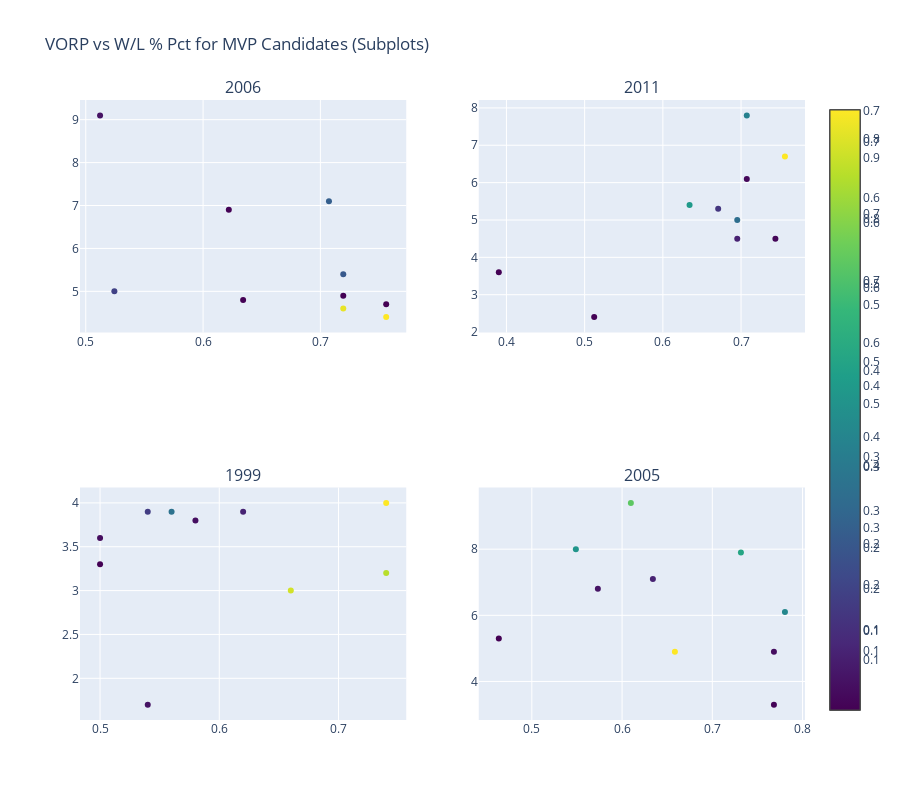

Source (notebook cell):
### Code cell
fig = make_subplots(rows=2, cols=2, subplot_titles=[f'{year}' for year in years_to_plot], start_cell="bottom-left")

#fig.add_trace(go.Scatter(x=df99["wl_pct"], y=df99["WS/48"],mode='markers', marker_color=df99['Share'], text=df99['Player']), row=1, col=1)
fig.add_trace(go.Scatter(x=df99["wl_pct"], y=df99["value_over_replacement_player"],mode='markers', marker=dict(color=df99['Share'], colorscale='Viridis', showscale=True), 
                text=df99['Player']), row=1, col=1)
fig.add_trace(go.Scatter(x=df05["wl_pct"], y=df05["value_over_replacement_player"], mode='markers',marker=dict(color=df05['Share'], colorscale='Viridis', showscale=True), text=df05['Player']), row=2, col=1)
fig.add_trace(go.Scatter(x=df06["wl_pct"], y=df06["value_over_replacement_player"], mode='markers',marker=dict(color=df06['Share'], colorscale='Viridis', showscale=True), text=df06['Player']), row=1, col=2)
fig.add_trace(go.Scatter(x=df11["wl_pct"], y=df11["value_over_replacement_player"],mode='markers', marker=dict(color=df11['Share'], colorscale='Viridis', showscale=True), text=df11['Player']), row=2, col=2)

#for i, year in enumerate(years_to_plot, start=1):
    #subplot_df = df[df['Year'] == year]
    #scatter_fig = px.scatter(subplot_df, x="wl_pct", y="WS/48", color='MVP', hover_data=['Player', 'Year'])
    #fig.add_trace(scatter_fig['data'][0], row=i // 2 + 1, col=i % 2 + 1)

fig.update_layout(height=800, title_text='VORP vs W/L % Pct for MVP Candidates (Subplots)', showlegend=False)
fig.show()

### Figure 1 — Plotly figure (JSON) as saved in the notebook; plotly's stock layout.template omitted (floating-point values rounded to 4 significant figures)
{"data": [{"marker": {"color": [0.701, 0.655, 0.627, 0.27, 0.135, 0.075, 0.043, 0.033, 0.03, 0.008], "colorscale": [[0, "#440154"], [0.1111, "#482878"], [0.2222, "#3e4989"], [0.3333, "#31688e"], [0.4444, "#26828e"], [0.5556, "#1f9e89"], [0.6667, "#35b779"], [0.7778, "#6ece58"], [0.8889, "#b5de2b"], [1, "#fde725"]], "showscale": true}, "mode": "markers", "text": ["Karl Malone", "Alonzo Mourning", "Tim Duncan", "Allen Iverson", "Jason Kidd", "Shaquille O'Neal", "Chris Webber", "Grant Hill", "Gary Payton", "Kevin Garnett"], "type": "scatter", "x": [0.74, 0.66, 0.74, 0.56, 0.54, 0.62, 0.54, 0.58, 0.5, 0.5], "xaxis": "x", "y": [4, 3, 3.2, 3.9, 3.9, 3.9, 1.7, 3.8, 3.6, 3.3], "yaxis": "y"}, {"marker": {"color": [0.839, 0.813, 0.275, 0.258, 0.189, 0.073, 0.035, 0.034, 0.032, 0.032], "colorscale": [[0, "#440154"], [0.1111, "#482878"], [0.2222, "#3e4989"], [0.3333, "#31688e"], [0.4444, "#26828e"], [0.5556, "#1f9e89"], [0.6667, "#35b779"], [0.7778, "#6ece58"], [0.8889, "#b5de2b"], [1, "#fde725"]], "showscale": true}, "mode": "markers", "text": ["Steve Nash", "Shaquille O'Neal", "Dirk Nowitzki", "Tim Duncan", "Allen Iverson", "LeBron James", "Tracy McGrady", "Dwyane Wade", "Amar'e Stoudemire", "Ray Allen"], "type": "scatter", "x": [0.7561, 0.7195, 0.7073, 0.7195, 0.5244, 0.5122, 0.622, 0.7195, 0.7561, 0.6341], "xaxis": "x3", "y": [4.4, 4.6, 7.1, 5.4, 5, 9.1, 6.9, 4.9, 4.7, 4.8], "yaxis": "y3"}, {"marker": {"color": [0.739, 0.55, 0.435, 0.386, 0.344, 0.07, 0.04, 0.026, 0.007, 0.001], "colorscale": [[0, "#440154"], [0.1111, "#482878"], [0.2222, "#3e4989"], [0.3333, "#31688e"], [0.4444, "#26828e"], [0.5556, "#1f9e89"], [0.6667, "#35b779"], [0.7778, "#6ece58"], [0.8889, "#b5de2b"], [1, "#fde725"]], "showscale": true}, "mode": "markers", "text": ["Steve Nash", "LeBron James", "Dirk Nowitzki", "Kobe Bryant", "Chauncey Billups", "Dwyane Wade", "Elton Brand", "Tim Duncan", "Tony Parker", "Allen Iverson"], "type": "scatter", "x": [0.6585, 0.6098, 0.7317, 0.5488, 0.7805, 0.6341, 0.5732, 0.7683, 0.7683, 0.4634], "xaxis": "x2", "y": [4.9, 9.4, 7.9, 8, 6.1, 7.1, 6.8, 4.9, 3.3, 5.3], "yaxis": "y2"}, {"marker": {"color": [0.977, 0.531, 0.431, 0.354, 0.157, 0.093, 0.02, 0.017, 0.007, 0.004], "colorscale": [[0, "#440154"], [0.1111, "#482878"], [0.2222, "#3e4989"], [0.3333, "#31688e"], [0.4444, "#26828e"], [0.5556, "#1f9e89"], [0.6667, "#35b779"], [0.7778, "#6ece58"], [0.8889, "#b5de2b"], [1, "#fde725"]], "showscale": true}, "mode": "markers", "text": ["Derrick Rose", "Dwight Howard", "LeBron James", "Kobe Bryant", "Kevin Durant", "Dirk Nowitzki", "Dwyane Wade", "Manu Ginóbili", "Amar'e Stoudemire", "Blake Griffin"], "type": "scatter", "x": [0.7561, 0.6341, 0.7073, 0.6951, 0.6707, 0.6951, 0.7073, 0.7439, 0.5122, 0.3902], "xaxis": "x4", "y": [6.7, 5.4, 7.8, 5, 5.3, 4.5, 6.1, 4.5, 2.4, 3.6], "yaxis": "y4"}], "layout": {"annotations": [{"font": {"size": 16}, "showarrow": false, "text": "1999", "x": 0.225, "xanchor": "center", "xref": "paper", "y": 0.375, "yanchor": "bottom", "yref": "paper"}, {"font": {"size": 16}, "showarrow": false, "text": "2005", "x": 0.775, "xanchor": "center", "xref": "paper", "y": 0.375, "yanchor": "bottom", "yref": "paper"}, {"font": {"size": 16}, "showarrow": false, "text": "2006", "x": 0.225, "xanchor": "center", "xref": "paper", "y": 1, "yanchor": "bottom", "yref": "paper"}, {"font": {"size": 16}, "showarrow": false, "text": "2011", "x": 0.775, "xanchor": "center", "xref": "paper", "y": 1, "yanchor": "bottom", "yref": "paper"}], "height": 800, "showlegend": false, "title": {"text": "VORP vs W/L % Pct for MVP Candidates (Subplots)"}, "xaxis": {"anchor": "y", "domain": [0, 0.45]}, "xaxis2": {"anchor": "y2", "domain": [0.55, 1]}, "xaxis3": {"anchor": "y3", "domain": [0, 0.45]}, "xaxis4": {"anchor": "y4", "domain": [0.55, 1]}, "yaxis": {"anchor": "x", "domain": [0, 0.375]}, "yaxis2": {"anchor": "x2", "domain": [0, 0.375]}, "yaxis3": {"anchor": "x3", "domain": [0.625, 1]}, "yaxis4": {"anchor": "x4", "domain": [0.625, 1]}}}
